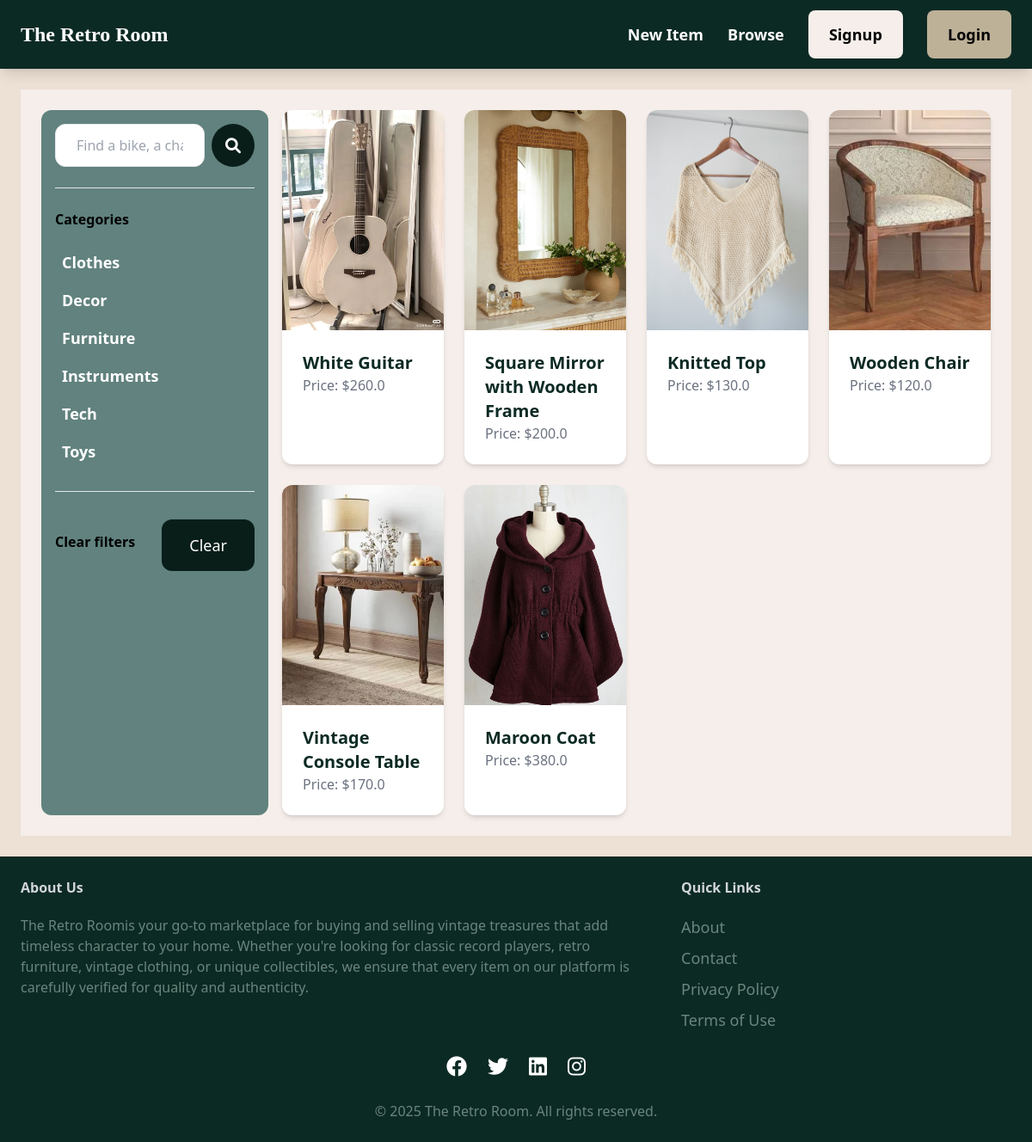
Page /items/ on the earlier database version.
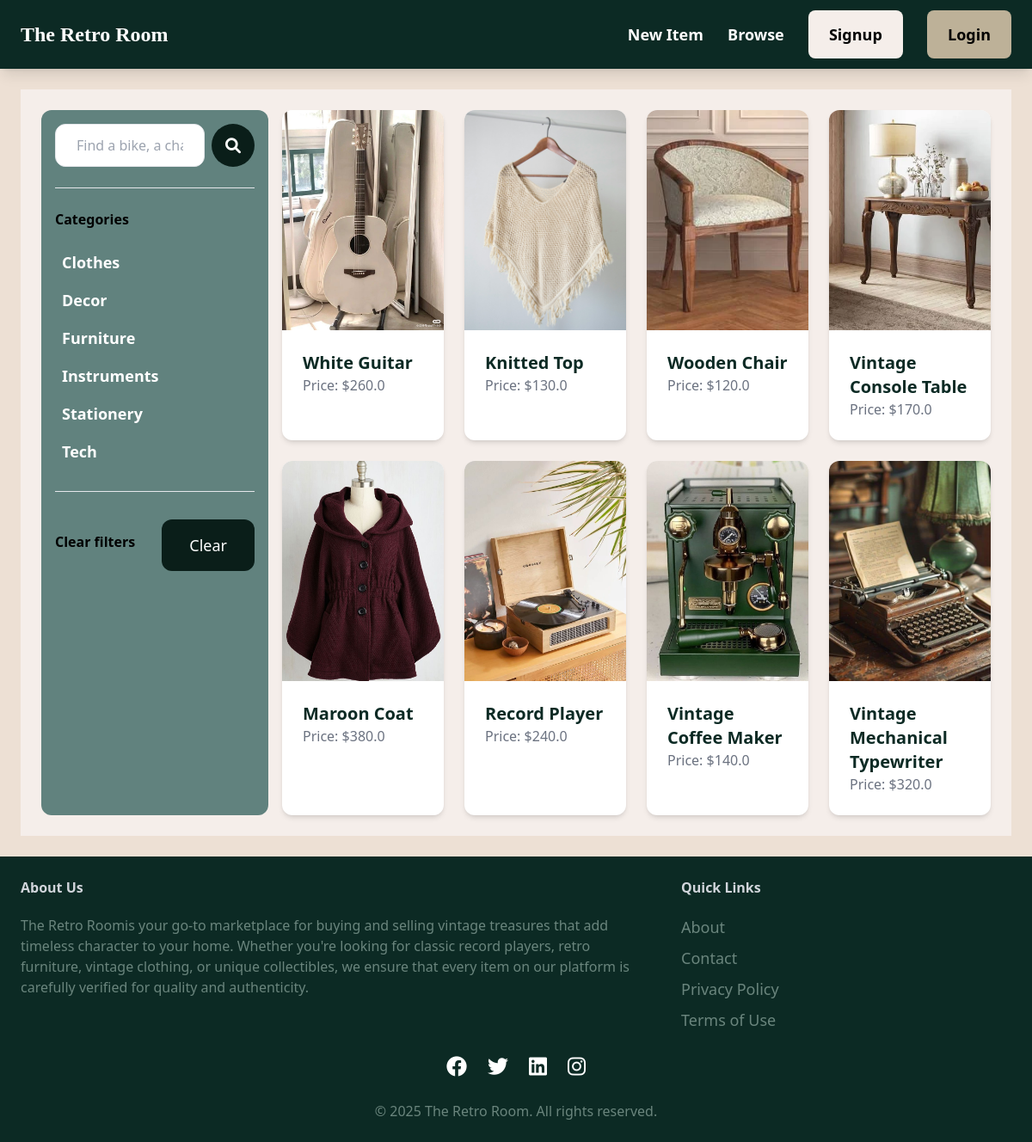
Same page on the later database version.
### item/models.py (models this page shows, shortened)
class Category(models.Model):
    name = models.CharField(max_length=255)
    image = models.ImageField(upload_to='category_images', blank=True, null=True)  # Add this line
    class Meta:
        ordering = ('name',)
        verbose_name_plural = 'Categories'

class Item(models.Model):
    category = models.ForeignKey(Category, related_name='items', on_delete=models.CASCADE)
    name = models.CharField(max_length=255)
    description = models.TextField(blank=True, null=True)
    price = models.FloatField()
    image = models.ImageField(upload_to='item_images', blank=True, null=True)
    is_sold = models.BooleanField(default=False)
    created_by = models.ForeignKey(User, related_name='items', on_delete=models.CASCADE)
    created_at = models.DateTimeField(auto_now_add=True)

### item/views.py (the view)
# urls.py: path('items/', include('item.urls')),
def items(request):
    query = request.GET.get('query', '')
    category_id = request.GET.get('category', 0)
    categories = Category.objects.all()
    items = Item.objects.filter(is_sold=False)
    if category_id:
        items = items.filter(category_id=category_id)
    if query:
        items = items.filter(Q(name__icontains=query) | Q(description__icontains=query))
    return render(request, 'item/items.html', {
        'items': items,
        'query': query,
        'categories': categories,
        'category_id': int(category_id)
    })

### item/templates/item/items.html (shortened to what this page needs)
{% extends 'core/base.html' %}
{% block content %}
    <div class="p-6 pb-6 grid grid-cols-4 gap-4 bg-[#F5EEEA]">
        <div class="col-span-1 bg-[#61827E] p-4 rounded-xl">
            <div class="flex items-center justify-between space-x-4">
                <form method="get" action="{% url 'item:items' %}" class="flex items-center w-full">
                    <input name="query" class="w-[80%] py-3 px-6 border rounded-xl bg-white text-gray-700" type="text" value="{{ query }}" placeholder="Find a bike, a chair or car...">
                    <button class=" ml-2 py-4 px-4 text-lg bg-[#0A1E19] hover:bg--[#61827E] rounded-full text-white inline-flex items-center font-medium transition-all duration-300 ease-in-out hover:-translate-y-0.5 hover:shadow-lg hover:shadow-[#0C2A24]/50">
                    <i class="fa-solid fa-magnifying-glass"></i>
                    </button>
                </form>
            </div>
            <hr class="my-6">
            <p class="font-semibold font-white mb-4">Categories</p>
            <ul>
                {% for category in categories %}
                    <li class="py-2 px-2 rounded-xl{% if category.id == category_id %} bg-[#BCCCBE] {% endif %}">
                        <a href="{% url 'item:items' %}?query={{ query }}&category={{ category.id }}" class="text-white hover:text-[#0A1E19] text-lg font-semibold">
                            {{ category.name }}
                        </a>
                    </li>
                {% endfor %}
            </ul>
            <hr class="my-6">
            <div class="flex items-center justify-between">
                <p class="font-semibold">Clear filters</p>
                <ul>
                    <li><a href="{% url 'item:items' %}" class="mt-2 py-4 px-8 inline-block bg-[#0A1E19] text-lg rounded-xl text-white transition-all duration-300 ease-in-out  hover:shadow-lg hover:translate-y-0.5">Clear</a></li>
                </ul>
                </div>
        </div>
        <div class="col-span-3">
            <div class="grid grid-cols-4 gap-6">
                {% for item in items %}
                    <div class="group relative bg-white rounded-xl overflow-hidden shadow-md hover:shadow-lg transition-all duration-300 ease-in-out">
                        <a href="{% url 'item:detail' item.id %}">
                            <div class="w-full h-64">
                                <img src="{{ item.image.url }}" alt="{{ item.name }}" class="w-full h-full object-cover transition-all duration-300 ease-in-out group-hover:scale-110">
                            </div>
                            <div class="p-6">
                                <h2 class="text-xl font-semibold text-[#0C2A24]">{{ item.name }}</h2>
                                <p class="text-gray-500">Price: ${{ item.price }}</p>
                            </div>
                        </a>
                    </div>
                {% endfor %}
            </div>
        </div>
    </div>
{% endblock %}

### core/templates/core/base.html (shortened to what this page needs)
<!DOCTYPE html>
<html lang="en">
  <head>
    <script src="https://cdn.tailwindcss.com"></script>
    {% load static %}
<link rel="stylesheet" type="text/css" href="{% static 'style.css' %}">
<link rel="stylesheet" href="https://cdnjs.cloudflare.com/ajax/libs/font-awesome/6.0.0-beta3/css/all.min.css">
  </head>
  <body class="bg-[#ede0d4]">
      <nav class="py-6 px-6 flex justify-between items-center bg-[#0C2A24] shadow-lg sticky top-0 z-50 opacity-0" style="animation: fadeInDown 0.5s ease-out forwards;">
            <a href="/" class="text-2xl font-serif font-semibold text-white transform transition-all duration-300 ease-in-out hover:scale-105"> The Retro Room </a>
            <div class="space-x-6">
              <a href="{% url 'item:new' %}" class="inline-block text-lg font-semibold text-white transform transition-all duration-300 ease-in-out hover:scale-105">New Item</a>
              <a href="{% url 'item:items' %}" class="inline-block text-lg font-semibold text-white transform transition-all duration-300 ease-in-out hover:scale-105">Browse</a>
              {% if request.user.is_authenticated %}
              <a href="{% url 'conversation:inbox' %}" class="inline-block px-6 py-2 text-lg font-semibold text-white bg-[#7f5539] rounded-md transform transition-all duration-300 ease-in-out hover:translate-y-[-2px] hover:shadow-xl">
               Inbox
              </a>
              <a href="{% url 'dashboard:index' %}" class="inline-block px-6 py-2 text-lg font-semibold text-white bg-[#7f5539] rounded-md transform transition-all duration-300 ease-in-out hover:translate-y-[-2px] hover:shadow-xl">
               Dashboard
              </a>
              {% else %}
              <a href="{% url 'core:signup' %}" class="px-6 py-4 text-lg font-semibold bg-[#F5EEEA] rounded-lg text-black hover:bg-[#7f5539] hover:text-white  transition-all duration-300 ease-in-out">Signup</a>
              <a href="{% url 'core:login' %}" class="px-6 py-4 text-lg font-semibold bg-[#BDB198] rounded-lg text-black hover:bg-[#7f5539] hover:text-white transition-all duration-300 ease-in-out">Login</a>
              {% endif %}
            </div>
      </nav>
    <div class="px-6 py-6">
      {% block content %}
      {% endblock %}
    </div>
    <footer class="py-6 px-6 bg-[#0C2A24] text-white">
      <div class="flex justify-between">
        <div class="w-2/3 pr-10">
          <h3 class="mb-5 font-semibold text-gray-300">About Us</h3>
          <p class="text-md text-[#6A857D]">
            The Retro Roomis your go-to marketplace for buying and selling vintage treasures that add timeless character to your home. Whether you're looking for classic record players, retro furniture, vintage clothing, or unique collectibles, we ensure that every item on our platform is carefully verified for quality and authenticity.
          </p>
        </div>
        <div class="w-1/3">
          <h3 class="mb-5 font-semibold text-gray-300">Quick Links</h3>
          <ul class="space-y-2">
            <li>
              <a href="#" class="text-lg text-[#6A857D] ">About</a>
            </li>
            <li>
              <a href="{% url 'core:contact' %}" class="text-lg text-[#6A857D] ">Contact</a>
            </li>
            <li>
              <a href="#" class="text-lg text-[#6A857D] ">Privacy Policy</a>
            </li>
            <li>
              <a href="#" class="text-lg text-[#6A857D] ">Terms of Use</a>
            </li>
          </ul>
        </div>
      </div>
      <div class="flex justify-center space-x-6 mt-6">
        <a href="https://www.facebook.com" target="_blank" class="text-2xl text-white ">
          <i class="fab fa-facebook"></i>
        </a>
        <a href="https://twitter.com" target="_blank" class="text-2xl text-white ">
          <i class="fab fa-twitter"></i>
        </a>
        <a href="https://www.linkedin.com" target="_blank" class="text-2xl text-white ">
          <i class="fab fa-linkedin"></i>
        </a>
        <a href="https://www.instagram.com" target="_blank" class="text-2xl text-white ">
          <i class="fab fa-instagram"></i>
        </a>
      </div>
      <div class="mt-6 text-center text-[#6A857D]">
        <p>&copy; 2025 The Retro Room. All rights reserved.</p>
      </div>
    </footer>
  </body>

Differences in the rows shown:
removed Category: name "Toys"
removed Item: image (picture), name "Square Mirror with Wooden Frame", price "200.0"
added Category: name "Stationery"
added Item: image (picture), name "Record Player", price "240.0"
added Item: image (picture), name "Vintage Coffee Maker", price "140.0"
added Item: image (picture), name "Vintage Mechanical Typewriter", price "320.0"
